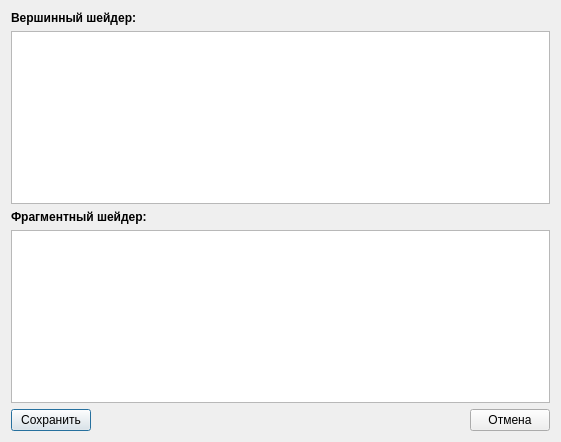
<?xml version="1.0" encoding="UTF-8"?>
<ui version="4.0">
 <class>PreviewShaderForm</class>
 <widget class="QDialog" name="PreviewShaderForm">
  <property name="geometry">
   <rect>
    <x>0</x>
    <y>0</y>
    <width>561</width>
    <height>442</height>
   </rect>
  </property>
  <property name="windowTitle">
   <string>Dialog</string>
  </property>
  <layout class="QVBoxLayout" name="verticalLayout">
   <item>
    <widget class="QLabel" name="label">
     <property name="font">
      <font>
       <weight>75</weight>
       <bold>true</bold>
      </font>
     </property>
     <property name="text">
      <string>Вершинный шейдер:</string>
     </property>
    </widget>
   </item>
   <item>
    <widget class="QTextEdit" name="textEdit_vert"/>
   </item>
   <item>
    <widget class="QLabel" name="label_2">
     <property name="font">
      <font>
       <weight>75</weight>
       <bold>true</bold>
      </font>
     </property>
     <property name="text">
      <string>Фрагментный шейдер:</string>
     </property>
    </widget>
   </item>
   <item>
    <widget class="QTextEdit" name="textEdit_frag"/>
   </item>
   <item>
    <layout class="QHBoxLayout" name="horizontalLayout">
     <item>
      <widget class="QPushButton" name="pushButton_save">
       <property name="text">
        <string>Сохранить</string>
       </property>
      </widget>
     </item>
     <item>
      <spacer name="horizontalSpacer">
       <property name="orientation">
        <enum>Qt::Horizontal</enum>
       </property>
       <property name="sizeHint" stdset="0">
        <size>
         <width>40</width>
         <height>20</height>
        </size>
       </property>
      </spacer>
     </item>
     <item>
      <widget class="QPushButton" name="pushButton_cancel">
       <property name="text">
        <string>Отмена</string>
       </property>
      </widget>
     </item>
    </layout>
   </item>
  </layout>
 </widget>
 <resources/>
 <connections/>
</ui>
